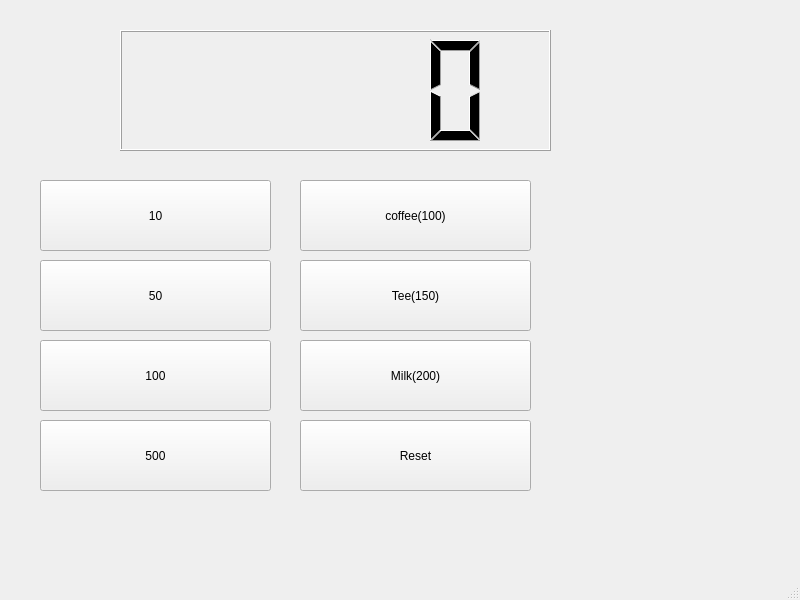
<?xml version="1.0" encoding="UTF-8"?>
<ui version="4.0">
 <class>MainWindow</class>
 <widget class="QMainWindow" name="MainWindow">
  <property name="geometry">
   <rect>
    <x>0</x>
    <y>0</y>
    <width>800</width>
    <height>600</height>
   </rect>
  </property>
  <property name="windowTitle">
   <string>MainWindow</string>
  </property>
  <widget class="QWidget" name="centralwidget">
   <widget class="QLCDNumber" name="lcdNumber">
    <property name="geometry">
     <rect>
      <x>120</x>
      <y>30</y>
      <width>431</width>
      <height>121</height>
     </rect>
    </property>
   </widget>
   <widget class="QPushButton" name="pb10">
    <property name="geometry">
     <rect>
      <x>40</x>
      <y>180</y>
      <width>231</width>
      <height>71</height>
     </rect>
    </property>
    <property name="text">
     <string>10</string>
    </property>
   </widget>
   <widget class="QPushButton" name="pb50">
    <property name="geometry">
     <rect>
      <x>40</x>
      <y>260</y>
      <width>231</width>
      <height>71</height>
     </rect>
    </property>
    <property name="text">
     <string>50</string>
    </property>
   </widget>
   <widget class="QPushButton" name="pb100">
    <property name="geometry">
     <rect>
      <x>40</x>
      <y>340</y>
      <width>231</width>
      <height>71</height>
     </rect>
    </property>
    <property name="text">
     <string>100</string>
    </property>
   </widget>
   <widget class="QPushButton" name="pb500">
    <property name="geometry">
     <rect>
      <x>40</x>
      <y>420</y>
      <width>231</width>
      <height>71</height>
     </rect>
    </property>
    <property name="text">
     <string>500</string>
    </property>
   </widget>
   <widget class="QPushButton" name="pbCoffe">
    <property name="geometry">
     <rect>
      <x>300</x>
      <y>180</y>
      <width>231</width>
      <height>71</height>
     </rect>
    </property>
    <property name="text">
     <string>coffee(100)</string>
    </property>
   </widget>
   <widget class="QPushButton" name="pbTee">
    <property name="geometry">
     <rect>
      <x>300</x>
      <y>260</y>
      <width>231</width>
      <height>71</height>
     </rect>
    </property>
    <property name="text">
     <string>Tee(150)</string>
    </property>
   </widget>
   <widget class="QPushButton" name="pbMilk">
    <property name="geometry">
     <rect>
      <x>300</x>
      <y>340</y>
      <width>231</width>
      <height>71</height>
     </rect>
    </property>
    <property name="text">
     <string>Milk(200)</string>
    </property>
   </widget>
   <widget class="QPushButton" name="pbReset">
    <property name="geometry">
     <rect>
      <x>300</x>
      <y>420</y>
      <width>231</width>
      <height>71</height>
     </rect>
    </property>
    <property name="text">
     <string>Reset</string>
    </property>
   </widget>
  </widget>
  <widget class="QMenuBar" name="menubar">
   <property name="geometry">
    <rect>
     <x>0</x>
     <y>0</y>
     <width>800</width>
     <height>24</height>
    </rect>
   </property>
  </widget>
  <widget class="QStatusBar" name="statusbar"/>
 </widget>
 <resources/>
 <connections/>
</ui>
